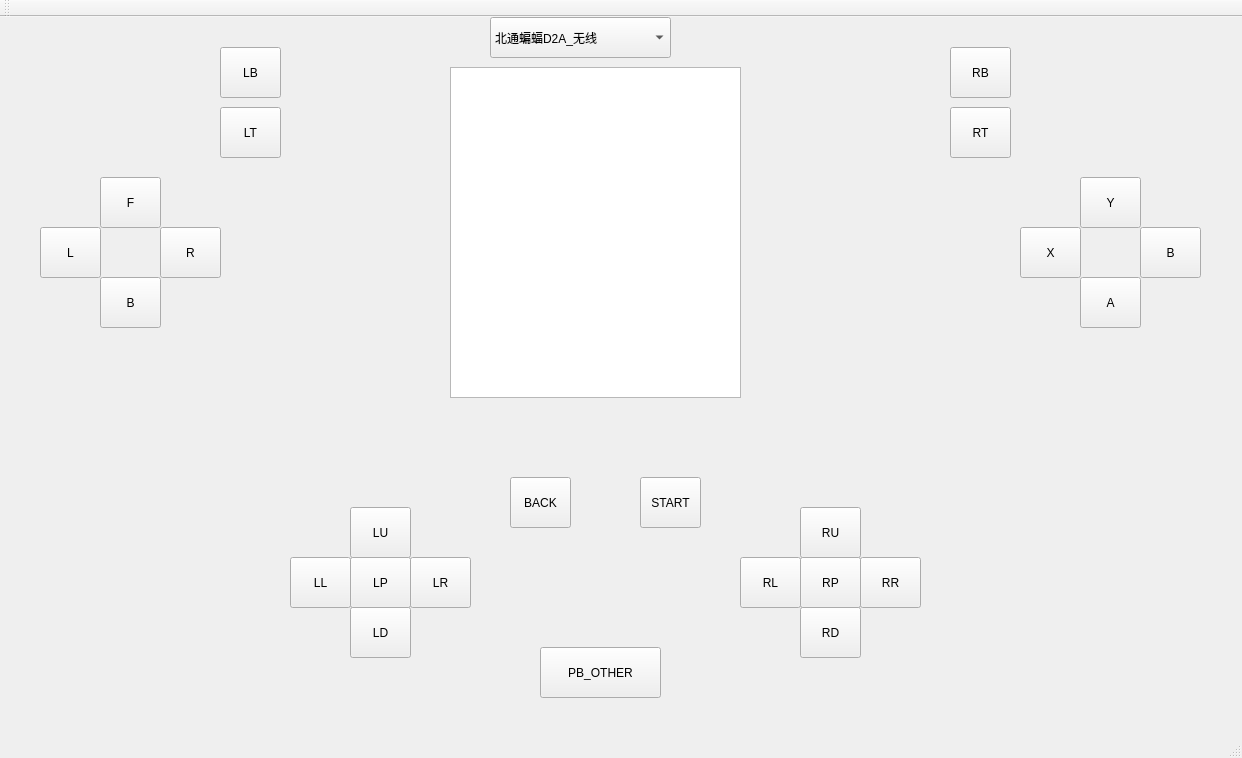
<?xml version="1.0" encoding="UTF-8"?>
<ui version="4.0">
 <class>MainWindow</class>
 <widget class="QMainWindow" name="MainWindow">
  <property name="geometry">
   <rect>
    <x>0</x>
    <y>0</y>
    <width>1242</width>
    <height>758</height>
   </rect>
  </property>
  <property name="windowTitle">
   <string>MainWindow</string>
  </property>
  <widget class="QWidget" name="centralWidget">
   <widget class="QPushButton" name="PB_A">
    <property name="geometry">
     <rect>
      <x>1080</x>
      <y>260</y>
      <width>61</width>
      <height>51</height>
     </rect>
    </property>
    <property name="text">
     <string>A</string>
    </property>
   </widget>
   <widget class="QPushButton" name="PB_B">
    <property name="geometry">
     <rect>
      <x>1140</x>
      <y>210</y>
      <width>61</width>
      <height>51</height>
     </rect>
    </property>
    <property name="text">
     <string>B</string>
    </property>
   </widget>
   <widget class="QPushButton" name="PB_X">
    <property name="geometry">
     <rect>
      <x>1020</x>
      <y>210</y>
      <width>61</width>
      <height>51</height>
     </rect>
    </property>
    <property name="text">
     <string>X</string>
    </property>
   </widget>
   <widget class="QPushButton" name="PB_Y">
    <property name="geometry">
     <rect>
      <x>1080</x>
      <y>160</y>
      <width>61</width>
      <height>51</height>
     </rect>
    </property>
    <property name="text">
     <string>Y</string>
    </property>
   </widget>
   <widget class="QPushButton" name="POV_F">
    <property name="geometry">
     <rect>
      <x>100</x>
      <y>160</y>
      <width>61</width>
      <height>51</height>
     </rect>
    </property>
    <property name="text">
     <string>F</string>
    </property>
   </widget>
   <widget class="QPushButton" name="POV_L">
    <property name="geometry">
     <rect>
      <x>40</x>
      <y>210</y>
      <width>61</width>
      <height>51</height>
     </rect>
    </property>
    <property name="text">
     <string>L</string>
    </property>
   </widget>
   <widget class="QPushButton" name="POV_B">
    <property name="geometry">
     <rect>
      <x>100</x>
      <y>260</y>
      <width>61</width>
      <height>51</height>
     </rect>
    </property>
    <property name="text">
     <string>B</string>
    </property>
   </widget>
   <widget class="QPushButton" name="POV_R">
    <property name="geometry">
     <rect>
      <x>160</x>
      <y>210</y>
      <width>61</width>
      <height>51</height>
     </rect>
    </property>
    <property name="text">
     <string>R</string>
    </property>
   </widget>
   <widget class="QPushButton" name="SK_LD">
    <property name="geometry">
     <rect>
      <x>350</x>
      <y>590</y>
      <width>61</width>
      <height>51</height>
     </rect>
    </property>
    <property name="text">
     <string>LD</string>
    </property>
   </widget>
   <widget class="QPushButton" name="SK_LU">
    <property name="geometry">
     <rect>
      <x>350</x>
      <y>490</y>
      <width>61</width>
      <height>51</height>
     </rect>
    </property>
    <property name="text">
     <string>LU</string>
    </property>
   </widget>
   <widget class="QPushButton" name="SK_LL">
    <property name="geometry">
     <rect>
      <x>290</x>
      <y>540</y>
      <width>61</width>
      <height>51</height>
     </rect>
    </property>
    <property name="text">
     <string>LL</string>
    </property>
   </widget>
   <widget class="QPushButton" name="SK_LR">
    <property name="geometry">
     <rect>
      <x>410</x>
      <y>540</y>
      <width>61</width>
      <height>51</height>
     </rect>
    </property>
    <property name="text">
     <string>LR</string>
    </property>
   </widget>
   <widget class="QPushButton" name="SK_RD">
    <property name="geometry">
     <rect>
      <x>800</x>
      <y>590</y>
      <width>61</width>
      <height>51</height>
     </rect>
    </property>
    <property name="text">
     <string>RD</string>
    </property>
   </widget>
   <widget class="QPushButton" name="SK_RU">
    <property name="geometry">
     <rect>
      <x>800</x>
      <y>490</y>
      <width>61</width>
      <height>51</height>
     </rect>
    </property>
    <property name="text">
     <string>RU</string>
    </property>
   </widget>
   <widget class="QPushButton" name="SK_RL">
    <property name="geometry">
     <rect>
      <x>740</x>
      <y>540</y>
      <width>61</width>
      <height>51</height>
     </rect>
    </property>
    <property name="text">
     <string>RL</string>
    </property>
   </widget>
   <widget class="QPushButton" name="SK_RR">
    <property name="geometry">
     <rect>
      <x>860</x>
      <y>540</y>
      <width>61</width>
      <height>51</height>
     </rect>
    </property>
    <property name="text">
     <string>RR</string>
    </property>
   </widget>
   <widget class="QPushButton" name="PB_LP">
    <property name="geometry">
     <rect>
      <x>350</x>
      <y>540</y>
      <width>61</width>
      <height>51</height>
     </rect>
    </property>
    <property name="text">
     <string>LP</string>
    </property>
   </widget>
   <widget class="QPushButton" name="PB_RP">
    <property name="geometry">
     <rect>
      <x>800</x>
      <y>540</y>
      <width>61</width>
      <height>51</height>
     </rect>
    </property>
    <property name="text">
     <string>RP</string>
    </property>
   </widget>
   <widget class="QPushButton" name="PB_RB">
    <property name="geometry">
     <rect>
      <x>950</x>
      <y>30</y>
      <width>61</width>
      <height>51</height>
     </rect>
    </property>
    <property name="text">
     <string>RB</string>
    </property>
   </widget>
   <widget class="QPushButton" name="PB_RT">
    <property name="geometry">
     <rect>
      <x>950</x>
      <y>90</y>
      <width>61</width>
      <height>51</height>
     </rect>
    </property>
    <property name="text">
     <string>RT</string>
    </property>
   </widget>
   <widget class="QPushButton" name="PB_BACK">
    <property name="geometry">
     <rect>
      <x>510</x>
      <y>460</y>
      <width>61</width>
      <height>51</height>
     </rect>
    </property>
    <property name="text">
     <string>BACK</string>
    </property>
   </widget>
   <widget class="QPushButton" name="PB_START">
    <property name="geometry">
     <rect>
      <x>640</x>
      <y>460</y>
      <width>61</width>
      <height>51</height>
     </rect>
    </property>
    <property name="text">
     <string>START</string>
    </property>
   </widget>
   <widget class="QPushButton" name="PB_LT">
    <property name="geometry">
     <rect>
      <x>220</x>
      <y>90</y>
      <width>61</width>
      <height>51</height>
     </rect>
    </property>
    <property name="text">
     <string>LT</string>
    </property>
   </widget>
   <widget class="QPushButton" name="PB_LB">
    <property name="geometry">
     <rect>
      <x>220</x>
      <y>30</y>
      <width>61</width>
      <height>51</height>
     </rect>
    </property>
    <property name="text">
     <string>LB</string>
    </property>
   </widget>
   <widget class="QPushButton" name="PB_OTHER">
    <property name="geometry">
     <rect>
      <x>540</x>
      <y>630</y>
      <width>121</width>
      <height>51</height>
     </rect>
    </property>
    <property name="text">
     <string>PB_OTHER</string>
    </property>
   </widget>
   <widget class="QTextEdit" name="textEdit">
    <property name="geometry">
     <rect>
      <x>450</x>
      <y>50</y>
      <width>291</width>
      <height>331</height>
     </rect>
    </property>
    <property name="readOnly">
     <bool>true</bool>
    </property>
   </widget>
   <widget class="QComboBox" name="comboBox">
    <property name="geometry">
     <rect>
      <x>490</x>
      <y>0</y>
      <width>181</width>
      <height>41</height>
     </rect>
    </property>
    <item>
     <property name="text">
      <string>北通蝙蝠D2A_无线</string>
     </property>
    </item>
    <item>
     <property name="text">
      <string>北通蝙蝠3_蓝牙</string>
     </property>
    </item>
   </widget>
  </widget>
  <widget class="QMenuBar" name="menuBar">
   <property name="geometry">
    <rect>
     <x>0</x>
     <y>0</y>
     <width>1242</width>
     <height>26</height>
    </rect>
   </property>
  </widget>
  <widget class="QToolBar" name="mainToolBar">
   <attribute name="toolBarArea">
    <enum>TopToolBarArea</enum>
   </attribute>
   <attribute name="toolBarBreak">
    <bool>false</bool>
   </attribute>
  </widget>
  <widget class="QStatusBar" name="statusBar"/>
 </widget>
 <layoutdefault spacing="6" margin="11"/>
 <resources/>
 <connections/>
</ui>
